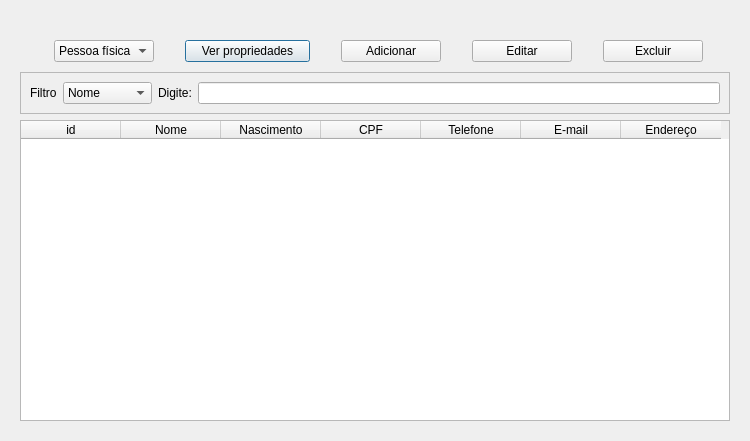
<?xml version="1.0" encoding="UTF-8"?>
<ui version="4.0">
 <class>Dialog</class>
 <widget class="QDialog" name="Dialog">
  <property name="geometry">
   <rect>
    <x>0</x>
    <y>0</y>
    <width>750</width>
    <height>441</height>
   </rect>
  </property>
  <property name="minimumSize">
   <size>
    <width>750</width>
    <height>441</height>
   </size>
  </property>
  <property name="maximumSize">
   <size>
    <width>750</width>
    <height>441</height>
   </size>
  </property>
  <property name="windowTitle">
   <string>Dialog</string>
  </property>
  <layout class="QVBoxLayout" name="verticalLayout">
   <item>
    <widget class="QFrame" name="frame">
     <property name="minimumSize">
      <size>
       <width>712</width>
       <height>0</height>
      </size>
     </property>
     <property name="frameShape">
      <enum>QFrame::NoFrame</enum>
     </property>
     <layout class="QVBoxLayout" name="verticalLayout_2">
      <item>
       <widget class="QFrame" name="frame_2">
        <property name="minimumSize">
         <size>
          <width>720</width>
          <height>46</height>
         </size>
        </property>
        <property name="maximumSize">
         <size>
          <width>625</width>
          <height>30</height>
         </size>
        </property>
        <property name="frameShape">
         <enum>QFrame::NoFrame</enum>
        </property>
        <layout class="QHBoxLayout" name="horizontalLayout">
         <item>
          <widget class="QComboBox" name="requester_type">
           <property name="minimumSize">
            <size>
             <width>50</width>
             <height>0</height>
            </size>
           </property>
           <property name="maximumSize">
            <size>
             <width>100</width>
             <height>16777215</height>
            </size>
           </property>
           <item>
            <property name="text">
             <string>Pessoa física</string>
            </property>
           </item>
           <item>
            <property name="text">
             <string>Pessoa jurídica</string>
            </property>
           </item>
          </widget>
         </item>
         <item>
          <widget class="QPushButton" name="view_properties">
           <property name="maximumSize">
            <size>
             <width>125</width>
             <height>16777215</height>
            </size>
           </property>
           <property name="text">
            <string>Ver propriedades</string>
           </property>
          </widget>
         </item>
         <item>
          <widget class="QPushButton" name="add">
           <property name="maximumSize">
            <size>
             <width>100</width>
             <height>16777215</height>
            </size>
           </property>
           <property name="text">
            <string>Adicionar</string>
           </property>
          </widget>
         </item>
         <item>
          <widget class="QPushButton" name="edit">
           <property name="maximumSize">
            <size>
             <width>100</width>
             <height>16777215</height>
            </size>
           </property>
           <property name="text">
            <string>Editar</string>
           </property>
          </widget>
         </item>
         <item>
          <widget class="QPushButton" name="delete_2">
           <property name="maximumSize">
            <size>
             <width>100</width>
             <height>16777215</height>
            </size>
           </property>
           <property name="text">
            <string>Excluir</string>
           </property>
          </widget>
         </item>
        </layout>
       </widget>
      </item>
      <item>
       <widget class="QFrame" name="frame_3">
        <property name="maximumSize">
         <size>
          <width>16777215</width>
          <height>100</height>
         </size>
        </property>
        <property name="frameShape">
         <enum>QFrame::StyledPanel</enum>
        </property>
        <property name="frameShadow">
         <enum>QFrame::Raised</enum>
        </property>
        <layout class="QHBoxLayout" name="horizontalLayout_2">
         <item>
          <widget class="QLabel" name="label">
           <property name="text">
            <string>Filtro</string>
           </property>
          </widget>
         </item>
         <item>
          <widget class="QComboBox" name="search_parameter">
           <item>
            <property name="text">
             <string>Nome</string>
            </property>
           </item>
           <item>
            <property name="text">
             <string>CPF/CNPJ</string>
            </property>
           </item>
          </widget>
         </item>
         <item>
          <widget class="QLabel" name="label_2">
           <property name="text">
            <string>Digite:</string>
           </property>
          </widget>
         </item>
         <item>
          <widget class="QLineEdit" name="search_bar"/>
         </item>
        </layout>
       </widget>
      </item>
      <item>
       <widget class="QTableWidget" name="requester_table">
        <property name="maximumSize">
         <size>
          <width>16777215</width>
          <height>337</height>
         </size>
        </property>
        <column>
         <property name="text">
          <string>id</string>
         </property>
        </column>
        <column>
         <property name="text">
          <string>Nome</string>
         </property>
        </column>
        <column>
         <property name="text">
          <string>Nascimento</string>
         </property>
        </column>
        <column>
         <property name="text">
          <string>CPF</string>
         </property>
        </column>
        <column>
         <property name="text">
          <string>Telefone</string>
         </property>
        </column>
        <column>
         <property name="text">
          <string>E-mail</string>
         </property>
        </column>
        <column>
         <property name="text">
          <string>Endereço</string>
         </property>
        </column>
       </widget>
      </item>
     </layout>
    </widget>
   </item>
  </layout>
 </widget>
 <resources/>
 <connections/>
</ui>
